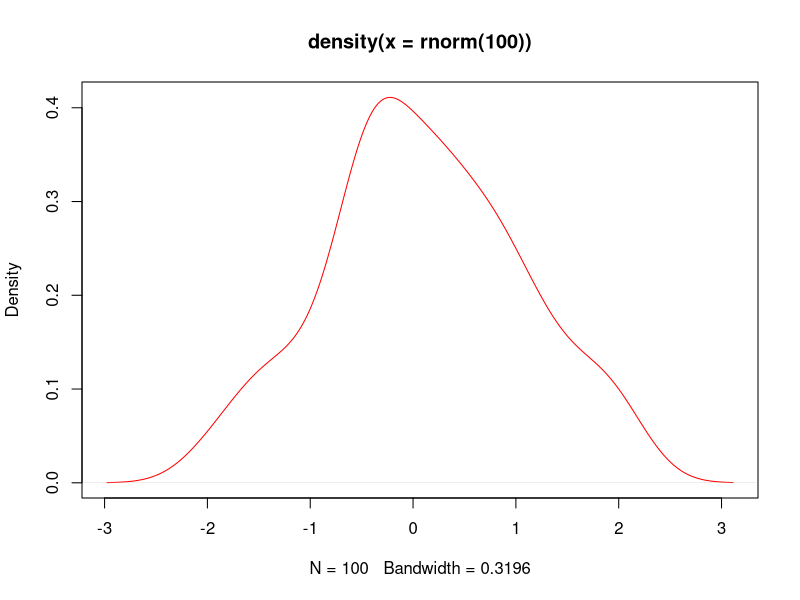

This chart was generated by the following R code:
## ---- chunk 1
plot(density(rnorm(100)), col = "red")
## ---- chunk 2
x = 5
x <- 5
assign("x", 5)
## ---- chunk 3
x <- c(1, 3, 6, 7)
## ---- chunk 4
char <- c("8", "edge", "turn8k")
logic <- c(TRUE, FALSE, TRUE, FALSE)
## ---- chunk 5
dynam <- c(8, "dds", TRUE)
dynam <- c(1, 0, 1, 1, TRUE)
dynam
## ---- chunk 6
log(x, 10)
## ---- chunk 7
log(base = 10, x)
## ---- chunk 8
x = 10
x < 5
## ---- chunk 9
x > 5
## ---- chunk 10
x == 10
## ---- chunk 11
x^10
## ---- chunk 12
x = 10/(5 - 5)
x
## ---- chunk 13
x <- c(2, 4, 5, 3, -4, 0)
x * 5
## ---- chunk 14
y <- c(5, 3)
x * y
## ---- chunk 15
z <- c(1, 2, 3, 4)
x * z
## ---- chunk 16
length(x)
## ---- chunk 17
x <- c(3, 4, 6, -7, 8)
mean = sum(x)/length(x)
mean
## ---- chunk 18
x = 2:10
y = 5:1
z = -5:10
w = -5:-10
x
## ---- chunk 19
y
## ---- chunk 20
z
## ---- chunk 21
w
## ---- chunk 22
z = seq(2, 5, 0.5)
x = seq(3, 9.1, 0.1)
y = seq(9, 3, -0.2)
length(x)
## ---- chunk 23
length(y)
## ---- chunk 24
x * y
## ---- chunk 25
x = c("A", "B", "C")
rep(x, 4)
## ---- chunk 26
x <- 1:10
y <- x <= -5
mode(x)
## ---- chunk 27
mode(y)
## ---- chunk 28
mode(mode(x))
## ---- chunk 29
x = 1:20
x[2]
## ---- chunk 30
x[0]
## ---- chunk 31
x[5:9]
## ---- chunk 32
x[c(3, 7, 8, 9, 20)]
## ---- chunk 33
x[-19]
## ---- chunk 34
x[-(1:6)]
## ---- chunk 35
x[x > 10]
## ---- chunk 36
x[TRUE]
## ---- chunk 37
y = c(TRUE, FALSE)
x[y]
## ---- chunk 38
vector <- c()
v2 <- c(TRUE, FALSE, TRUE, TRUE, FALSE, TRUE)
vector = c(v2, vector)
vector = c(F, vector)
x = 1:3
x = c(5, x)
x
## ---- chunk 39
x = 1:5
names(x)
## ---- chunk 40
names(x) <- c("Fisrt", "Second", "Third", "Forth", 
    "First")
names(x)
## ---- chunk 41
x["First"]
## ---- chunk 42
log(3) == log(3, base = exp(1))
## ---- chunk 43
x = seq(5, 100, 0.1)
x[length(x)]
## ---- chunk 44
x <- c(-10, 2, 78, 34, -98, 23, 0, -8)
order(x)
## ---- chunk 45
sort(x)
## ---- chunk 46
sort(x) == x[order(x)]
